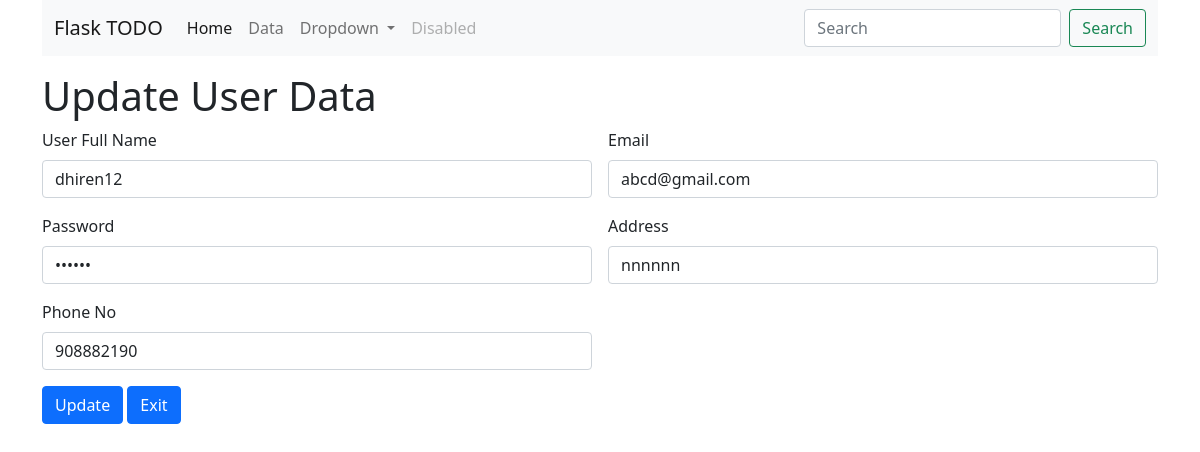
/updateuser/1, run on the app's committed database.
### app.py (models this page shows, shortened)
class Register_user(db.Model):
    __tablename__ = 'Register_user'
    reg_no = db.Column(db.Integer, primary_key=True)
    fullname = db.Column(db.String(100), nullable = False)
    email = db.Column(db.String(100), nullable = False)
    password = db.Column(db.String(100), nullable = False)
    address = db.Column(db.String(400), nullable = False)
    phone = db.Column(db.String(100), nullable = False)

### app.py (the view, shortened to what this page needs)
@app.route('/updateuser/<int:reg_no>', methods =['GET', 'POST'])
def updateuser(reg_no):
    register_user = Register_user.query.filter_by(reg_no=reg_no).first()
    return render_template('updateuser.html', register_user=register_user)

### templates/updateuser.html
{% extends "base.html" %}
{% block body %}
  <div class ="container my-3" >
    <h1> Update User Data</h1>
    <form action ="/updateuser/{{register_user.reg_no}}" method = "POST" class="row g-3">
      <div class="col-md-6">
        <label for="fullname" class="form-label">User Full Name</label>
        <input type="text" class="form-control" name="fullname" value ="{{register_user.fullname}}" id="fullname" placeholder="Full Name">
      </div>
      <div class="col-md-6">
        <label for="email" class="form-label">Email</label>
        <input type="text" class="form-control" name="email" value ="{{register_user.email}}" id="email" placeholder="@gmail.com">
      </div>
      <div class="col-6">
        <label for="password" class="form-label">Password</label>
        <input type="Password" class="form-control" name="password" value ="{{register_user.password}}" id="password" placeholder="*****">
      </div>
      <div class="col-6">
        <label for="address" class="form-label">Address</label>
        <input type="text" class="form-control" name="address" value ="{{register_user.address}}" id="address" placeholder="Your Address">
      </div>
      <div class="col-6">
        <label for="phone" class="form-label">Phone No</label>
        <input type="text" class="form-control" name="phone" value ="{{register_user.phone}}" id="phone" placeholder="+977 ....">
      </div>
      <div class="col-12">
        <button type="submit" class="btn btn-primary">Update</button>
        <button type="Exit" class="btn btn-primary">Exit</button>
      </div>
    </form>
{% endblock body %}

### data on the page
Register_user: fullname "dhiren12", email "abcd@gmail.com", address "nnnnnn", phone "908882190"
